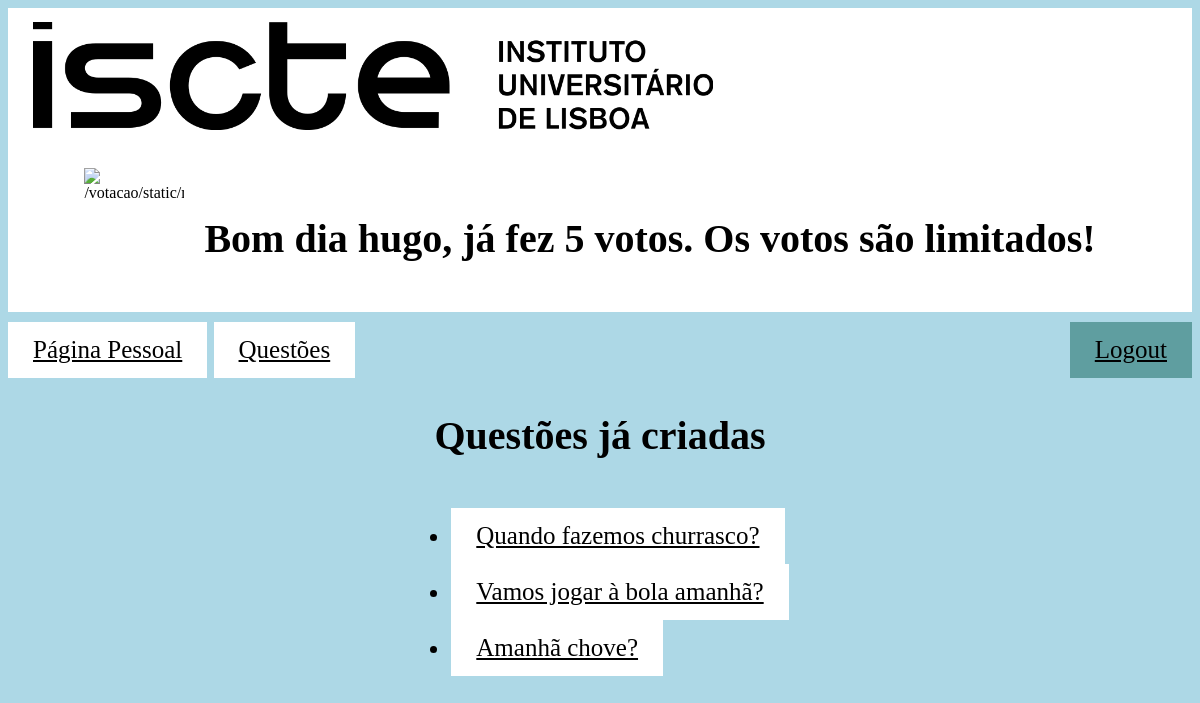
Page /votacao/main/ (signed in) on the earlier database version.
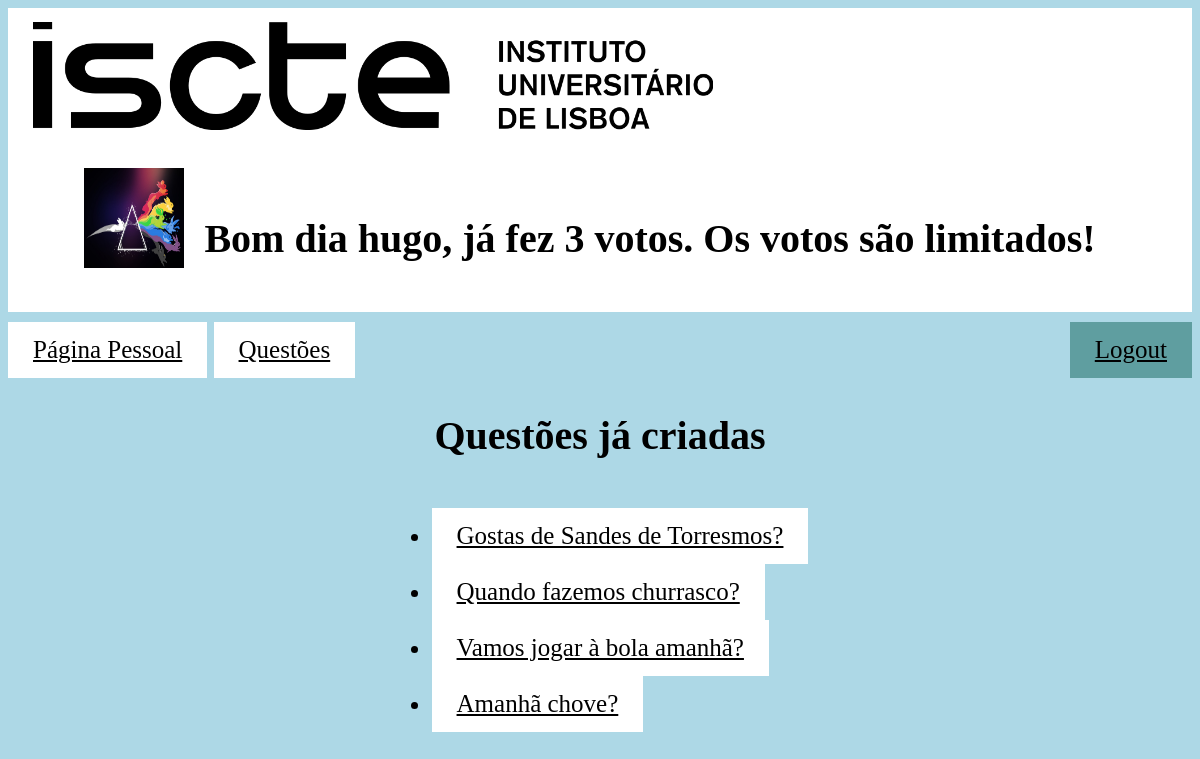
Same page on the later database version.
### votacao/models.py (models this page shows, shortened)
class Questao(models.Model):
    questao_texto = models.CharField(max_length=200)
    pub_data = models.DateTimeField('data de publicacao')

class Aluno(models.Model):
    user = models.OneToOneField(User, on_delete=models.CASCADE)
    curso = models.CharField(max_length=100)
    numero_grupo=12
    grupo = models.IntegerField(default=numero_grupo)
    votos = models.IntegerField(default=numero_grupo + 10)
    avatar = models.CharField(default='default', max_length=1000)

### votacao/views.py (the view)
# urls.py: path('main/', views.index, name='index'),
@login_required(login_url='/votacao/')
def index(request):
    latest_question_list = Questao.objects.order_by('-pub_data')
    if not request.user.is_superuser:
        aluno = Aluno.objects.get(user_id=request.user.id)
        resultado = aluno.grupo + 10 - aluno.votos
        context = {
            'latest_question_list': latest_question_list, 'username': request.user.username, 'aluno': aluno,
            "resultado": resultado}
        return render(request, 'votacao/index.html', context)
    else:
        context = {
            'latest_question_list': latest_question_list, 'username': request.user.username}
        return render(request, 'votacao/index.html', context)

### votacao/templates/votacao/index.html (shortened to what this page needs)
<!DOCTYPE html>
<html lang="en">
<head>
    {% load static %}
    <link rel="stylesheet" type="text/css" href="{% static 'votacao/css/styles.css' %}">
</head>
<header>
    <a href="https://www.iscte-iul.pt/">{% load static %}
        <img class="logo" src="{% static 'votacao/images/iscte.gif' %}" alt="image not found"
             title="https://www.iscte-iul.pt/">
    </a>
    <div class="container">
        {% if user.is_authenticated %}
        <h1>Bom dia
            <span id="username" onclick="showProfilePic()">{{request.user.username}}</span>,
            {% if not request.user.is_superuser %}
            {% if resultado == 1 %}
            já fez {{resultado}} voto. Os votos são limitados!
            {% elif resultado == 0 %}
            ainda não fez nenhum voto. Os votos são limitados!
            {% else %}
            já fez {{resultado}} votos. Os votos são limitados!
            {% endif %}
            {% endif %}
        </h1>
        {% if not request.user.is_superuser %}
        {% with aluno.avatar|truncatewords:7 as data %}
        {% if data == "default" or request.path == "/votacao/" or request.path == "/votacao/registo/"%}
        {% load static %} <img src="{% static 'votacao/images/default_avatar.jpg' %}">
        {% else %}
        <img id="aluno.avatar" src="{{aluno.avatar}}" alt="{{aluno.avatar}}" height="100" width="100"
             style="visibility: visible;" ondblclick="hiddeProfilePic()">
        {% endif %}
        {% endwith %}
        {% endif %}
    </div>
    {% else %}
    <div>
        <h1>
            O utilizador não está logado
        </h1>
    </div>
    {% endif %}
</header>
<body>
<nav>
    <div>
        {% if request.path != "/votacao/" and request.path != "/votacao/registo/" %}
        <a href="{% url 'votacao:paginapessoal' %}"> Página Pessoal</a>
        <a href="{% url 'votacao:index' %}">Questões</a>
        <a style="float:right; background-color:cadetblue" href="{% url 'votacao:logout' %}"> Logout</a>
        {% endif %}
    </div>
</nav>
{% block conteudo %}
<section>
    <h1> Questões já criadas </h1>
    {% if latest_question_list %}
    <ul>
        {% for questao in latest_question_list %}
        <p>
        <li>
            <a href="{% url 'votacao:detalhe' questao.id %}">{{ questao.questao_texto }}</a>
        </li>
        </p>
        {% endfor %}
    </ul>
    {% else %}
    <p>Nao há questoes disponiveis.</p>
    {% endif %}
</section>
{% endblock %}
</body>
</html>

Differences in the rows shown:
now on this page (row edited): Aluno: avatar (picture)
added Questao: questao_texto "Gostas de Sandes de Torresmos?"
Other differences:
{{ resultado }}: "5" → "3"
